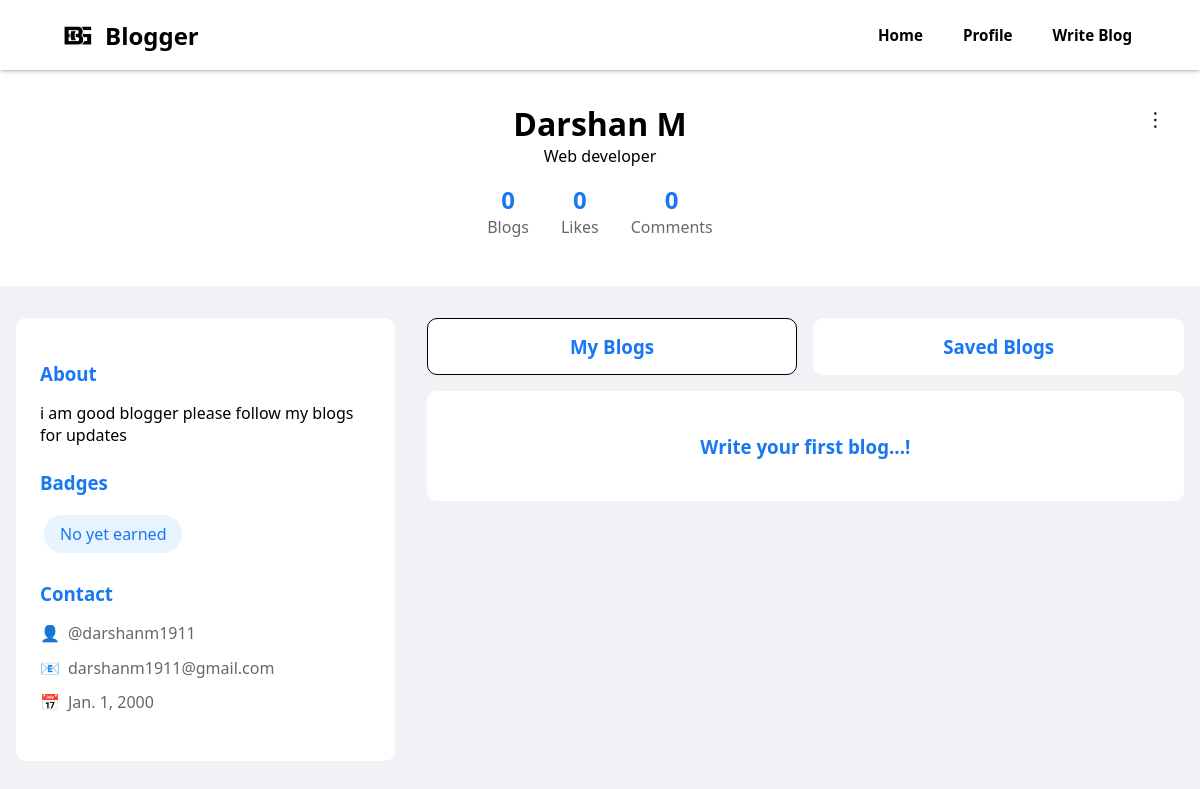
Page /profile/ (signed in) on the committed database.
### home/models.py (models this page shows, shortened)
class Details(models.Model):
    user_name=models.CharField(max_length=100)
    dob=models.DateField(default='2000-01-01')
    role=models.CharField(max_length=100,default='Set your role')
    about=models.TextField(max_length=1000,default='Tell me about yourself...')
    badges=models.JSONField(default=list)
    saved=models.JSONField(default=list)
    public=models.BooleanField(default=True)

### home/views.py (the view)
# urls.py: path("profile/",views.profile,name="Profile"),
def profile(request):
    if isinstance(request.user, AnonymousUser):
        return redirect(login_user)
    data=Blogs.objects.filter(user_name=request.user).values().order_by('-id')
    total_likes = data.aggregate(Sum('likes'))['likes__sum']
    serializer=BlogSerializer(data,many=True)
    d=serializer.data
    total_comments=0
    for blog in d:
        blog['date'] = datetime.strptime(blog['date'], '%Y-%m-%d').strftime('%b %d, %Y')
        blog['comments'] = Comments.objects.filter(blog_id=blog['id']).order_by('-id')
        blog['no_of_comments'] = len(blog['comments'])
        total_comments+=blog['no_of_comments']
    if str(request.user)=="admin":
        reported_blogs = Blogs.objects.filter(reported__gt=0)
        return render(request,'adminpage.html',{'blogs': d,'total_likes':total_likes,'total_comments':total_comments,'reportedblogs':reported_blogs})
    saved_blogs_id = Details.objects.filter(user_name=request.user).first().saved
    saved_blogs = []
    not_found = []
    for blog_id in saved_blogs_id:
        if not Blogs.objects.filter(id=blog_id).exists():
            not_found.append(blog_id)
            continue
        saved_blogs.append(Blogs.objects.get(id=blog_id))
    if not_found:
        for blog_id in not_found:
            saved_blogs_id.remove(blog_id)
        Details.objects.filter(user_name=request.user).update(saved=saved_blogs_id)
    details=Details.objects.filter(user_name=request.user).first()
    return render(request,'profile.html',{'blogs': d,'total_likes':total_likes,'total_comments':total_comments, 'saved_blogs': saved_blogs,'details':details,'user':request.user})

### templates/profile.html (shortened to what this page needs)
{% extends "base.html" %} {% block title %} Profile {% endblock title %}
{% block css %}
<link rel="stylesheet" href="/static/profile.css" />
{% endblock css %}
{% block body %}
<body>
  <div class="profile-header">
    <div class="post-menu" style="position: absolute; top: 30px; right: 30px;">
      <button class="post-menu-btn" aria-label="Post options">⋮</button>
    </div>
    <h1 style="margin: 0;padding:0">{{request.user.get_full_name}}</h1>
    <p style="margin: 0;padding:0">{{details.role}}</p>
    <div class="profile-stats">
      <div class="stat">
        <div class="stat-number">{{ blogs|length }}</div>
        <div class="stat-label">Blogs</div>
      </div>
      <div class="stat">
        <div class="stat-number">{{total_likes|default:0}}</div>
        <div class="stat-label">Likes</div>
      </div>
      <div class="stat">
        <div class="stat-number">{{total_comments|default:0}}</div>
        <div class="stat-label">Comments</div>
      </div>
    </div>
  </div>
  <div class="main-container">
    <aside class="sidebar">
      <div class="info-section">
        <h3>About</h3>
        <p>{{details.about}}</p>
      </div>
      <div class="info-section">
        <h3>Badges</h3>
        <div>
          <span class="badge">No yet earned</span>
        </div>
      </div>
      <div class="info-section">
        <h3>Contact</h3>
        {% if request.user == user %}
        <div class="info-item">
          <span>👤</span>
          <span>@{{request.user}}</span>
        </div>
        <div class="info-item">
          <span>📧</span>
          <span>{{request.user.email}}</span>
        </div>
        {% endif %}
        <div class="info-item">
          <span>📅</span>
          <span>{{details.dob}}</span>
        </div>
      </div>
    </aside>
    <main>
      <div id="blog-menu">
        <div id="myblogshead" class="post-card blog-menu-item" onclick="showMyBlogs()" style="border: 1px solid black;">
          <h3 style="text-align: center; color:#1877f2; margin:0">My Blogs</h3>
        </div>
        {% if request.user == user %}
        <div id="savedblogshead" class="post-card blog-menu-item" onclick="showSavedBlogs()"
          style="border:1px solid white">
          <h3 style="text-align: center; color:#1877f2; margin:0">Saved Blogs</h3>
        </div>
        {% endif %}
      </div>
      <div id="myblogs" style="display: block;">
        {% if not blogs %}
        <div class="post-card">
          <a href="/writeblog" style="text-decoration: none;">
            <h3 style="text-align: center; color:#1877f2">Write your first blog...!</h3>
          </a>
        </div>
        {% endif %}
      </div>
    </main>
  </div>
</body>
{% endblock body %}

### static/nav.css (style rules this page uses)
* { box-sizing: border-box; font-family: "Segoe UI", Tahoma, Geneva, Verdana, sans-serif; }
body { padding: 0; margin: 0; font-family: "Poppins", sans-serif; }

### static/profile.css (style rules this page uses)
body { background-color: #f0f2f5; }
.profile-header { background: white; padding: 2rem; text-align: center; position: relative; }
.profile-stats { display: flex; justify-content: center; gap: 2rem; margin: 1rem 0; }
.stat { text-align: center; }
.stat-number { font-size: 1.5rem; font-weight: bold; color: #1877f2; }
.stat-label { color: #65676b; }
.main-container { max-width: 1200px; margin: 2rem auto; padding: 0 1rem; display: grid; grid-template-columns: 1fr 2fr; gap: 2rem; }
.sidebar { background: white; padding: 1.5rem; border-radius: 10px; height: fit-content; position: sticky; top: 100px; }
.info-section { margin-bottom: 1.5rem; }
.info-section h3 { margin-bottom: 1rem; color: #1877f2; }
.info-item { display: flex; align-items: center; gap: 0.5rem; margin-bottom: 0.8rem; color: #65676b; }
.badge { display: inline-block; padding: 0.5rem 1rem; background: #e7f3ff; color: #1877f2; border-radius: 20px; margin: 0.25rem; }
.post-card { background: white; border-radius: 10px; padding: 1.5rem; margin-bottom: 1rem; }
.post-menu { position: relative; }
.post-menu-btn { background: none; border: none; cursor: pointer; padding: 5px; font-size: 1.2rem; }
:root { --primary-color: #2563eb; --primary-hover: #1d4ed8; --background-color: #f3f4f6; --card-background: #ffffff; --text-color: #1f2937; --border-color: #e5e7eb; --focus-ring: #93c5fd; }
#blog-menu { display: flex; gap: 1rem; }
.blog-menu-item { padding: 15px 0px; width: -webkit-fill-available; cursor: pointer; }

### rows in the picture
Details: role "Web developer", about "i am good blogger please follow my blogs for updates", dob "Jan. 1, 2000"

### other values in the picture
{{ request.user.get_full_name }} "Darshan M"
{{ blogs|length }} "0"
{{ total_likes|default:0 }} "0"
{{ total_comments|default:0 }} "0"
{{ request.user }} "darshanm1911"
{{ request.user.email }} "darshanm1911@gmail.com"
